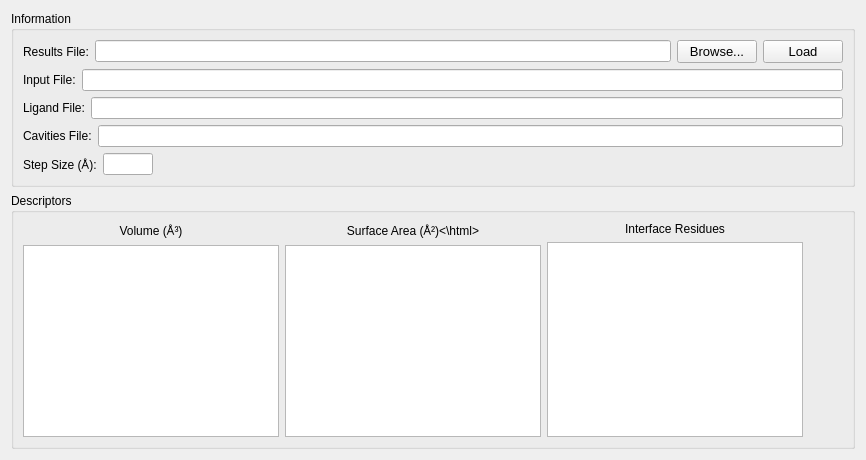
          <widget class="QWidget" name="visualization">
           <attribute name="title">
            <string>Visualization</string>
           </attribute>
           <layout class="QVBoxLayout" name="verticalLayout_6">
            <item>
             <widget class="QGroupBox" name="results_information">
              <property name="title">
               <string>Information</string>
              </property>
              <layout class="QVBoxLayout" name="verticalLayout_7">
               <item>
                <layout class="QHBoxLayout" name="hframe26">
                 <item>
                  <widget class="QLabel" name="vis_results_file_label">
                   <property name="sizePolicy">
                    <sizepolicy hsizetype="Minimum" vsizetype="Preferred">
                     <horstretch>0</horstretch>
                     <verstretch>0</verstretch>
                    </sizepolicy>
                   </property>
                   <property name="text">
                    <string>Results File:</string>
                   </property>
                  </widget>
                 </item>
                 <item>
                  <widget class="QLineEdit" name="vis_results_file_entry">
                   <property name="readOnly">
                    <bool>true</bool>
                   </property>
                  </widget>
                 </item>
                 <item>
                  <widget class="QPushButton" name="button_browse_results">
                   <property name="font">
                    <font>
                     <pointsize>10</pointsize>
                     <weight>50</weight>
                     <italic>false</italic>
                     <bold>false</bold>
                     <kerning>true</kerning>
                    </font>
                   </property>
                   <property name="text">
                    <string notr="true">Browse...</string>
                   </property>
                  </widget>
                 </item>
                 <item>
                  <widget class="QPushButton" name="button_load_results">
                   <property name="font">
                    <font>
                     <pointsize>10</pointsize>
                     <weight>50</weight>
                     <italic>false</italic>
                     <bold>false</bold>
                     <kerning>true</kerning>
                    </font>
                   </property>
                   <property name="text">
                    <string notr="true">Load</string>
                   </property>
                  </widget>
                 </item>
                </layout>
               </item>
               <item>
                <layout class="QHBoxLayout" name="hframe27">
                 <item>
                  <widget class="QLabel" name="vis_input_file_label">
                   <property name="text">
                    <string>Input File:</string>
                   </property>
                  </widget>
                 </item>
                 <item>
                  <widget class="QLineEdit" name="vis_input_file_entry">
                   <property name="readOnly">
                    <bool>true</bool>
                   </property>
                  </widget>
                 </item>
                </layout>
               </item>
               <item>
                <layout class="QHBoxLayout" name="hframe28">
                 <item>
                  <widget class="QLabel" name="vis_ligand_file_label">
                   <property name="text">
                    <string>Ligand File:</string>
                   </property>
                  </widget>
                 </item>
                 <item>
                  <widget class="QLineEdit" name="vis_ligand_file_entry">
                   <property name="readOnly">
                    <bool>true</bool>
                   </property>
                  </widget>
                 </item>
                </layout>
               </item>
               <item>
                <layout class="QHBoxLayout" name="hframe29">
                 <item>
                  <widget class="QLabel" name="vis_cavities_file_label">
                   <property name="text">
                    <string>Cavities File:</string>
                   </property>
                  </widget>
                 </item>
                 <item>
                  <widget class="QLineEdit" name="vis_cavities_file_entry">
                   <property name="readOnly">
                    <bool>true</bool>
                   </property>
                  </widget>
                 </item>
                </layout>
               </item>
               <item>
                <layout class="QHBoxLayout" name="hframe30">
                 <item>
                  <widget class="QLabel" name="vis_step_size_label">
                   <property name="text">
                    <string>Step Size (Å):</string>
                   </property>
                  </widget>
                 </item>
                 <item>
                  <widget class="QLineEdit" name="vis_step_size_entry">
                   <property name="sizePolicy">
                    <sizepolicy hsizetype="Minimum" vsizetype="Fixed">
                     <horstretch>0</horstretch>
                     <verstretch>0</verstretch>
                    </sizepolicy>
                   </property>
                   <property name="maximumSize">
                    <size>
                     <width>50</width>
                     <height>16777215</height>
                    </size>
                   </property>
                   <property name="text">
                    <string/>
                   </property>
                   <property name="maxLength">
                    <number>10</number>
                   </property>
                   <property name="alignment">
                    <set>Qt::AlignCenter</set>
                   </property>
                   <property name="readOnly">
                    <bool>true</bool>
                   </property>
                  </widget>
                 </item>
                 <item>
                  <spacer name="horizontalSpacer_2">
                   <property name="orientation">
                    <enum>Qt::Horizontal</enum>
                   </property>
                   <property name="sizeHint" stdset="0">
                    <size>
                     <width>40</width>
                     <height>20</height>
                    </size>
                   </property>
                  </spacer>
                 </item>
                </layout>
               </item>
              </layout>
             </widget>
            </item>
            <item>
             <widget class="QGroupBox" name="descriptors">
              <property name="title">
               <string>Descriptors</string>
              </property>
              <layout class="QHBoxLayout" name="horizontalLayout">
               <item>
                <layout class="QVBoxLayout" name="vframe1">
                 <item>
                  <widget class="QLabel" name="volume_label">
                   <property name="text">
                    <string>Volume (Å³)</string>
                   </property>
                   <property name="alignment">
                    <set>Qt::AlignCenter</set>
                   </property>
                  </widget>
                 </item>
                 <item>
                  <widget class="QListWidget" name="volume_list">
                   <property name="selectionMode">
                    <enum>QAbstractItemView::MultiSelection</enum>
                   </property>
                  </widget>
                 </item>
                </layout>
               </item>
               <item>
                <layout class="QVBoxLayout" name="vframe2">
                 <item>
                  <widget class="QLabel" name="area_label">
                   <property name="text">
                    <string>&lt;html&gt;Surface Area (Å&amp;#178;)&lt;\html&gt;</string>
                   </property>
                   <property name="alignment">
                    <set>Qt::AlignCenter</set>
                   </property>
                  </widget>
                 </item>
                 <item>
                  <widget class="QListWidget" name="area_list">
                   <property name="selectionMode">
                    <enum>QAbstractItemView::MultiSelection</enum>
                   </property>
                  </widget>
                 </item>
                </layout>
               </item>
               <item>
                <layout class="QVBoxLayout" name="vframe3">
                 <item>
                  <widget class="QLabel" name="residues_label">
                   <property name="text">
                    <string>Interface Residues</string>
                   </property>
                   <property name="alignment">
                    <set>Qt::AlignCenter</set>
                   </property>
                  </widget>
                 </item>
                 <item>
                  <widget class="QListWidget" name="residues_list">
                   <property name="selectionMode">
                    <enum>QAbstractItemView::MultiSelection</enum>
                   </property>
                  </widget>
                 </item>
                </layout>
               </item>
               <item>
                <spacer name="hspacer8">
                 <property name="orientation">
                  <enum>Qt::Horizontal</enum>
                 </property>
                 <property name="sizeHint" stdset="0">
                  <size>
                   <width>40</width>
                   <height>20</height>
                  </size>
                 </property>
                </spacer>
               </item>
              </layout>
             </widget>
            </item>
           </layout>
          </widget>
